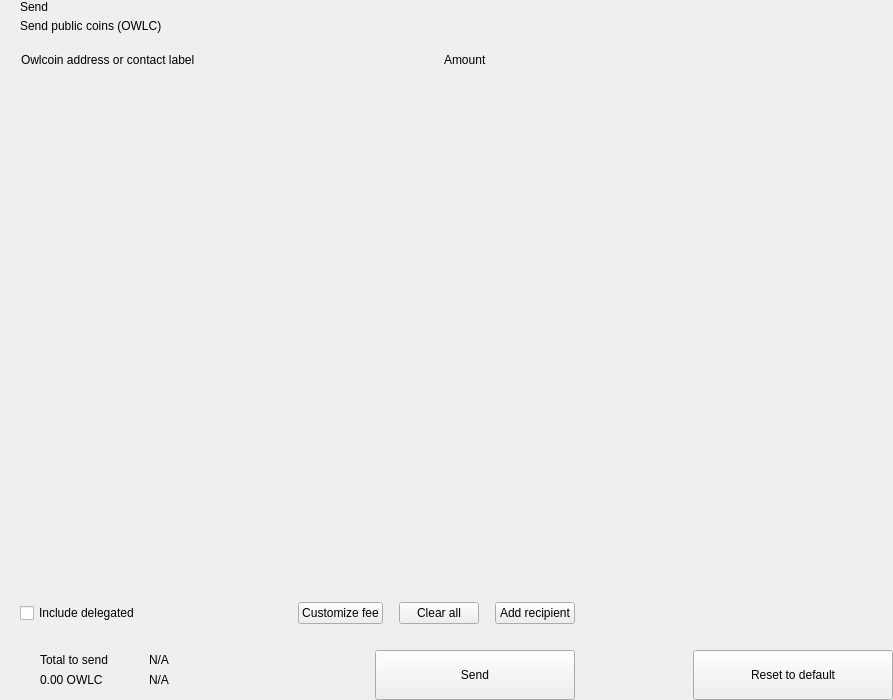
<?xml version="1.0" encoding="UTF-8"?>
<ui version="4.0">
 <class>send</class>
 <widget class="QWidget" name="send">
  <property name="geometry">
   <rect>
    <x>0</x>
    <y>0</y>
    <width>893</width>
    <height>700</height>
   </rect>
  </property>
  <property name="windowTitle">
   <string>Form</string>
  </property>
  <layout class="QHBoxLayout" name="horizontalLayout_2" stretch="2,1">
   <property name="spacing">
    <number>0</number>
   </property>
   <property name="leftMargin">
    <number>0</number>
   </property>
   <property name="topMargin">
    <number>0</number>
   </property>
   <property name="rightMargin">
    <number>0</number>
   </property>
   <property name="bottomMargin">
    <number>0</number>
   </property>
   <item>
    <widget class="QWidget" name="left" native="true">
     <layout class="QVBoxLayout" name="verticalLayout_3">
      <property name="spacing">
       <number>0</number>
      </property>
      <property name="leftMargin">
       <number>0</number>
      </property>
      <property name="topMargin">
       <number>0</number>
      </property>
      <property name="rightMargin">
       <number>0</number>
      </property>
      <property name="bottomMargin">
       <number>0</number>
      </property>
      <item>
       <layout class="QVBoxLayout" name="verticalLayout_22" stretch="0,0,0,1,0,0,0,0">
        <property name="spacing">
         <number>0</number>
        </property>
        <item>
         <layout class="QHBoxLayout" name="horizontalLayout_3">
          <property name="spacing">
           <number>0</number>
          </property>
          <property name="leftMargin">
           <number>20</number>
          </property>
          <property name="rightMargin">
           <number>20</number>
          </property>
          <item>
           <layout class="QVBoxLayout" name="verticalLayout">
            <property name="spacing">
             <number>5</number>
            </property>
            <item>
             <widget class="QLabel" name="labelTitle">
              <property name="text">
               <string>Send</string>
              </property>
              <property name="alignment">
               <set>Qt::AlignLeading|Qt::AlignLeft|Qt::AlignVCenter</set>
              </property>
             </widget>
            </item>
            <item>
             <widget class="QLabel" name="labelSubtitle1">
              <property name="text">
               <string>Send public coins (OWLC)</string>
              </property>
             </widget>
            </item>
           </layout>
          </item>
          <item>
           <spacer name="horizontalSpacer">
            <property name="orientation">
             <enum>Qt::Horizontal</enum>
            </property>
            <property name="sizeHint" stdset="0">
             <size>
              <width>40</width>
              <height>20</height>
             </size>
            </property>
           </spacer>
          </item>
         </layout>
        </item>
        <item>
         <spacer name="verticalSpacer_2">
          <property name="orientation">
           <enum>Qt::Vertical</enum>
          </property>
          <property name="sizeType">
           <enum>QSizePolicy::Fixed</enum>
          </property>
          <property name="sizeHint" stdset="0">
           <size>
            <width>20</width>
            <height>20</height>
           </size>
          </property>
         </spacer>
        </item>
        <item>
         <layout class="QHBoxLayout" name="horizontalLayout" stretch="6,0,2">
          <property name="spacing">
           <number>0</number>
          </property>
          <property name="leftMargin">
           <number>10</number>
          </property>
          <property name="topMargin">
           <number>0</number>
          </property>
          <property name="rightMargin">
           <number>20</number>
          </property>
          <property name="bottomMargin">
           <number>0</number>
          </property>
          <item>
           <widget class="QLabel" name="labelSubtitleAddress">
            <property name="styleSheet">
             <string notr="true">margin-left:8px;</string>
            </property>
            <property name="text">
             <string>Owlcoin address or contact label</string>
            </property>
           </widget>
          </item>
          <item>
           <spacer name="horizontalSpacer_3">
            <property name="orientation">
             <enum>Qt::Horizontal</enum>
            </property>
            <property name="sizeType">
             <enum>QSizePolicy::Fixed</enum>
            </property>
            <property name="sizeHint" stdset="0">
             <size>
              <width>40</width>
              <height>1</height>
             </size>
            </property>
           </spacer>
          </item>
          <item>
           <widget class="QLabel" name="labelSubtitleAmount">
            <property name="text">
             <string>Amount</string>
            </property>
           </widget>
          </item>
         </layout>
        </item>
        <item>
         <widget class="QScrollArea" name="scrollArea">
          <property name="minimumSize">
           <size>
            <width>0</width>
            <height>350</height>
           </size>
          </property>
          <property name="styleSheet">
           <string notr="true">#scrollArea {
            background:transparent;
            margin-top:10px;
}</string>
          </property>
          <property name="horizontalScrollBarPolicy">
           <enum>Qt::ScrollBarAlwaysOff</enum>
          </property>
          <property name="sizeAdjustPolicy">
           <enum>QAbstractScrollArea::AdjustIgnored</enum>
          </property>
          <property name="widgetResizable">
           <bool>true</bool>
          </property>
          <property name="alignment">
           <set>Qt::AlignLeading|Qt::AlignLeft|Qt::AlignTop</set>
          </property>
          <widget class="QWidget" name="scrollAreaWidgetContents">
           <property name="geometry">
            <rect>
             <x>0</x>
             <y>0</y>
             <width>591</width>
             <height>16</height>
            </rect>
           </property>
           <property name="sizePolicy">
            <sizepolicy hsizetype="Preferred" vsizetype="Maximum">
             <horstretch>0</horstretch>
             <verstretch>0</verstretch>
            </sizepolicy>
           </property>
           <property name="autoFillBackground">
            <bool>false</bool>
           </property>
           <property name="styleSheet">
            <string notr="true">#scrollAreaWidgetContents {
             background:transparent;
             }</string>
           </property>
           <layout class="QVBoxLayout" name="verticalLayout_7">
            <property name="spacing">
             <number>0</number>
            </property>
            <property name="sizeConstraint">
             <enum>QLayout::SetDefaultConstraint</enum>
            </property>
            <property name="leftMargin">
             <number>0</number>
            </property>
            <property name="topMargin">
             <number>0</number>
            </property>
            <property name="rightMargin">
             <number>0</number>
            </property>
            <property name="bottomMargin">
             <number>0</number>
            </property>
           </layout>
          </widget>
         </widget>
        </item>
        <item>
         <spacer name="verticalSpacer_4">
          <property name="orientation">
           <enum>Qt::Vertical</enum>
          </property>
          <property name="sizeType">
           <enum>QSizePolicy::Fixed</enum>
          </property>
          <property name="sizeHint" stdset="0">
           <size>
            <width>20</width>
            <height>20</height>
           </size>
          </property>
         </spacer>
        </item>
        <item>
         <layout class="QHBoxLayout" name="horizontalLayout_20">
          <property name="spacing">
           <number>6</number>
          </property>
          <property name="leftMargin">
           <number>20</number>
          </property>
          <property name="rightMargin">
           <number>20</number>
          </property>
          <item>
           <widget class="QCheckBox" name="checkBoxDelegations">
            <property name="layoutDirection">
             <enum>Qt::LeftToRight</enum>
            </property>
            <property name="text">
             <string>Include delegated</string>
            </property>
           </widget>
          </item>
          <item>
           <spacer name="horizontalSpacer_4">
            <property name="orientation">
             <enum>Qt::Horizontal</enum>
            </property>
            <property name="sizeHint" stdset="0">
             <size>
              <width>10</width>
              <height>20</height>
             </size>
            </property>
           </spacer>
          </item>
          <item>
           <widget class="QPushButton" name="pushButtonFee">
            <property name="focusPolicy">
             <enum>Qt::NoFocus</enum>
            </property>
            <property name="text">
             <string>Customize fee</string>
            </property>
           </widget>
          </item>
          <item>
           <spacer name="horizontalSpacer_11">
            <property name="orientation">
             <enum>Qt::Horizontal</enum>
            </property>
            <property name="sizeType">
             <enum>QSizePolicy::Minimum</enum>
            </property>
            <property name="sizeHint" stdset="0">
             <size>
              <width>10</width>
              <height>20</height>
             </size>
            </property>
           </spacer>
          </item>
          <item>
           <widget class="QPushButton" name="pushButtonClear">
            <property name="focusPolicy">
             <enum>Qt::NoFocus</enum>
            </property>
            <property name="layoutDirection">
             <enum>Qt::RightToLeft</enum>
            </property>
            <property name="text">
             <string>Clear all</string>
            </property>
           </widget>
          </item>
          <item>
           <spacer name="horizontalSpacer_6">
            <property name="orientation">
             <enum>Qt::Horizontal</enum>
            </property>
            <property name="sizeType">
             <enum>QSizePolicy::Fixed</enum>
            </property>
            <property name="sizeHint" stdset="0">
             <size>
              <width>10</width>
              <height>20</height>
             </size>
            </property>
           </spacer>
          </item>
          <item>
           <widget class="QPushButton" name="pushButtonAddRecipient">
            <property name="focusPolicy">
             <enum>Qt::NoFocus</enum>
            </property>
            <property name="text">
             <string>Add recipient</string>
            </property>
           </widget>
          </item>
         </layout>
        </item>
        <item>
         <spacer name="verticalSpacer">
          <property name="orientation">
           <enum>Qt::Vertical</enum>
          </property>
          <property name="sizeType">
           <enum>QSizePolicy::Fixed</enum>
          </property>
          <property name="sizeHint" stdset="0">
           <size>
            <width>20</width>
            <height>16</height>
           </size>
          </property>
         </spacer>
        </item>
        <item>
         <layout class="QHBoxLayout" name="horizontalLayout_7">
          <property name="rightMargin">
           <number>20</number>
          </property>
          <item>
           <layout class="QHBoxLayout" name="horizontalLayout_10">
            <property name="spacing">
             <number>0</number>
            </property>
            <property name="leftMargin">
             <number>8</number>
            </property>
            <item>
             <widget class="QStackedWidget" name="stackedWidget">
              <property name="minimumSize">
               <size>
                <width>0</width>
                <height>60</height>
               </size>
              </property>
              <property name="maximumSize">
               <size>
                <width>16777215</width>
                <height>60</height>
               </size>
              </property>
              <widget class="QWidget" name="page1">
               <layout class="QVBoxLayout" name="verticalLayout_71" stretch="0">
                <property name="spacing">
                 <number>6</number>
                </property>
                <property name="leftMargin">
                 <number>12</number>
                </property>
                <property name="topMargin">
                 <number>0</number>
                </property>
                <property name="rightMargin">
                 <number>0</number>
                </property>
                <property name="bottomMargin">
                 <number>0</number>
                </property>
                <item>
                 <widget class="QWidget" name="coinWidget" native="true">
                  <property name="minimumSize">
                   <size>
                    <width>0</width>
                    <height>60</height>
                   </size>
                  </property>
                  <property name="maximumSize">
                   <size>
                    <width>16777215</width>
                    <height>60</height>
                   </size>
                  </property>
                  <layout class="QHBoxLayout" name="horizontalLayout_9">
                   <property name="spacing">
                    <number>0</number>
                   </property>
                   <property name="leftMargin">
                    <number>20</number>
                   </property>
                   <property name="topMargin">
                    <number>10</number>
                   </property>
                   <property name="rightMargin">
                    <number>20</number>
                   </property>
                   <property name="bottomMargin">
                    <number>10</number>
                   </property>
                   <item>
                    <layout class="QVBoxLayout" name="verticalSend">
                     <property name="spacing">
                      <number>0</number>
                     </property>
                     <item>
                      <widget class="QLabel" name="labelTitleTotalSend">
                       <property name="text">
                        <string>Total to send</string>
                       </property>
                      </widget>
                     </item>
                     <item>
                      <widget class="QLabel" name="labelAmountSend">
                       <property name="text">
                        <string notr="true">0.00 OWLC</string>
                       </property>
                      </widget>
                     </item>
                    </layout>
                   </item>
                   <item>
                    <spacer name="horizontalSpacer_9">
                     <property name="orientation">
                      <enum>Qt::Horizontal</enum>
                     </property>
                     <property name="sizeType">
                      <enum>QSizePolicy::Fixed</enum>
                     </property>
                     <property name="sizeHint" stdset="0">
                      <size>
                       <width>20</width>
                       <height>20</height>
                      </size>
                     </property>
                    </spacer>
                   </item>
                   <item>
                    <widget class="QLabel" name="labelLine">
                     <property name="minimumSize">
                      <size>
                       <width>1</width>
                       <height>0</height>
                      </size>
                     </property>
                     <property name="maximumSize">
                      <size>
                       <width>1</width>
                       <height>16777215</height>
                      </size>
                     </property>
                     <property name="text">
                      <string/>
                     </property>
                    </widget>
                   </item>
                   <item>
                    <spacer name="horizontalSpacer_10">
                     <property name="orientation">
                      <enum>Qt::Horizontal</enum>
                     </property>
                     <property name="sizeType">
                      <enum>QSizePolicy::Fixed</enum>
                     </property>
                     <property name="sizeHint" stdset="0">
                      <size>
                       <width>20</width>
                       <height>20</height>
                      </size>
                     </property>
                    </spacer>
                   </item>
                   <item>
                    <layout class="QVBoxLayout" name="verticalRemaining">
                     <property name="spacing">
                      <number>0</number>
                     </property>
                     <item>
                      <widget class="QLabel" name="labelTitleTotalRemaining">
                       <property name="text">
                        <string notr="true">N/A</string>
                       </property>
                      </widget>
                     </item>
                     <item>
                      <widget class="QLabel" name="labelAmountRemaining">
                       <property name="text">
                        <string notr="true">N/A</string>
                       </property>
                      </widget>
                     </item>
                    </layout>
                   </item>
                  </layout>
                 </widget>
                </item>
               </layout>
              </widget>
              <widget class="QWidget" name="page_2"/>
             </widget>
            </item>
           </layout>
          </item>
          <item>
           <spacer name="horizontalSpacer_5">
            <property name="orientation">
             <enum>Qt::Horizontal</enum>
            </property>
            <property name="sizeType">
             <enum>QSizePolicy::Expanding</enum>
            </property>
            <property name="sizeHint" stdset="0">
             <size>
              <width>40</width>
              <height>20</height>
             </size>
            </property>
           </spacer>
          </item>
          <item alignment="Qt::AlignBottom">
           <widget class="QPushButton" name="pushButtonSave">
            <property name="minimumSize">
             <size>
              <width>200</width>
              <height>50</height>
             </size>
            </property>
            <property name="maximumSize">
             <size>
              <width>200</width>
              <height>50</height>
             </size>
            </property>
            <property name="focusPolicy">
             <enum>Qt::NoFocus</enum>
            </property>
            <property name="text">
             <string>Send</string>
            </property>
           </widget>
          </item>
         </layout>
        </item>
       </layout>
      </item>
     </layout>
    </widget>
   </item>
   <item>
    <widget class="QWidget" name="right" native="true">
     <layout class="QVBoxLayout" name="verticalLayout_5">
      <property name="leftMargin">
       <number>0</number>
      </property>
      <property name="topMargin">
       <number>0</number>
      </property>
      <property name="rightMargin">
       <number>0</number>
      </property>
      <property name="bottomMargin">
       <number>0</number>
      </property>
      <item>
       <layout class="QVBoxLayout" name="verticalLayout_4">
        <property name="spacing">
         <number>6</number>
        </property>
        <item>
         <widget class="OptionButton" name="btnCoinControl" native="true">
          <property name="minimumSize">
           <size>
            <width>0</width>
            <height>50</height>
           </size>
          </property>
         </widget>
        </item>
        <item>
         <widget class="OptionButton" name="btnChangeAddress" native="true">
          <property name="minimumSize">
           <size>
            <width>0</width>
            <height>50</height>
           </size>
          </property>
         </widget>
        </item>
        <item>
         <widget class="OptionButton" name="btnUri" native="true">
          <property name="minimumSize">
           <size>
            <width>0</width>
            <height>50</height>
           </size>
          </property>
         </widget>
        </item>
        <item>
         <spacer name="verticalSpacer_5">
          <property name="orientation">
           <enum>Qt::Vertical</enum>
          </property>
          <property name="sizeHint" stdset="0">
           <size>
            <width>20</width>
            <height>40</height>
           </size>
          </property>
         </spacer>
        </item>
        <item>
         <layout class="QHBoxLayout" name="horizontalLayout_8">
          <item>
           <spacer name="horizontalSpacer_7">
            <property name="orientation">
             <enum>Qt::Horizontal</enum>
            </property>
            <property name="sizeHint" stdset="0">
             <size>
              <width>40</width>
              <height>20</height>
             </size>
            </property>
           </spacer>
          </item>
          <item>
           <widget class="QPushButton" name="pushButtonReset">
            <property name="minimumSize">
             <size>
              <width>200</width>
              <height>50</height>
             </size>
            </property>
            <property name="maximumSize">
             <size>
              <width>200</width>
              <height>50</height>
             </size>
            </property>
            <property name="focusPolicy">
             <enum>Qt::NoFocus</enum>
            </property>
            <property name="text">
             <string>Reset to default</string>
            </property>
           </widget>
          </item>
         </layout>
        </item>
       </layout>
      </item>
     </layout>
    </widget>
   </item>
  </layout>
 </widget>
 <customwidgets>
  <customwidget>
   <class>OptionButton</class>
   <extends>QWidget</extends>
   <header>qt/owlcoin/optionbutton.h</header>
   <container>1</container>
  </customwidget>
 </customwidgets>
 <resources/>
 <connections/>
</ui>
